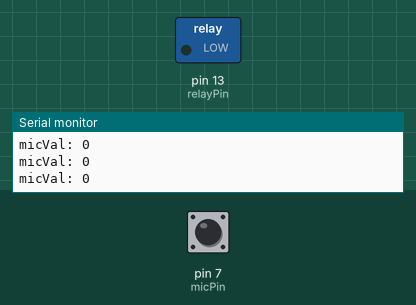
A sketch run on a simulated Arduino Uno, built with avr-gcc and run on an emulated ATmega328P. Shown: switched loads named in the sketch (green lamp = pin HIGH), the last lines printed to the serial monitor. Dashed ring = blinking. Inputs (shaded band) come from the test bench; at power-on: pin 7 (micPin) LOW.

Above: at 1.2 s.
1.3 s: pin 7 (micPin) driven HIGH
At 4.2 s:
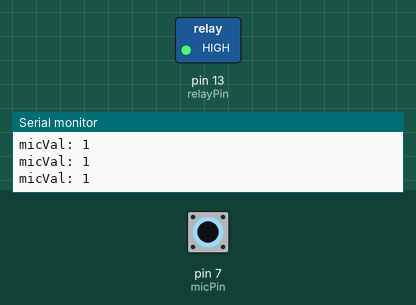
4.3 s: pin 7 (micPin) driven LOW
At 5.0 s:
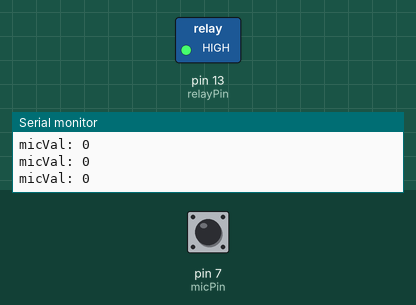
7.3 s: pin 7 (micPin) pulsed HIGH 5 times (0.12 s each, 0.3 s apart)
At 9.4 s:
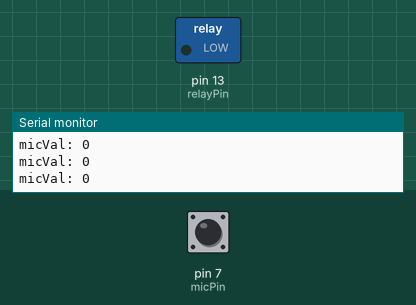
11.8 s: pin 7 (micPin) pulsed HIGH 2 times (0.12 s each, 0.3 s apart)
At 11.96 s:
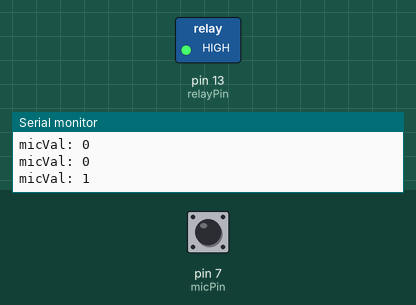
Timing chart, 0 to 14.8 s (numbered marks = the images above; inputs shaded):
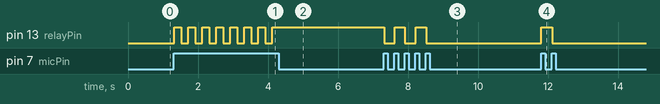

Measured:
- after the input at 1.3 s, pin 13 (relayPin): alternates HIGH for 0.20 s and LOW for 0.20 s, starting at once
- after the input at 4.3 s, pin 13 (relayPin): stops changing and stays HIGH
- after the input at 7.3 s, pin 13 (relayPin): alternates HIGH for 0.30 s and LOW for 0.30 s, 5 changes in all, then stays LOW, starting at once
- after the input at 11.8 s, pin 13 (relayPin): LOW → HIGH at once, → LOW 0.30 s later

The sketch:

sound_detector_ky-037.ino
```cpp
int micPin = 7;
boolean micVal = LOW;

int relayPin = 13;
boolean relayState = false;


void setup() {
  pinMode(micPin, INPUT);
  pinMode(relayPin, OUTPUT);
  Serial.begin(9600);

}

void loop() {
  micVal = digitalRead(micPin);
  Serial.print("micVal: ");
  Serial.println(micVal);

  if (micVal == HIGH) {
    relayState = !relayState;
    digitalWrite(relayPin, relayState ? HIGH : LOW);
    delay(200);
  }


  //if (lastMicVal)

  /*if (currentMicVal != lastMicVal) {
    Serial.println("ssss");
    lastMicVal = currentMicVal;

    relayState = !relayState;
    digitalWrite(relayPin, relayState ? HIGH : LOW);
  }*/


  /*if (digitalVal == HIGH) {
    digitalWrite(ledPin, HIGH);
    relayState = !relayState;
    Serial.print("relayState: ");
    Serial.println(relayState);
		digitalWrite(relayPin, relayState ? HIGH : LOW);
  } else {
    digitalWrite(ledPin, LOW);
  }*/

  //analogVal = analogRead(analogPin);
  //Serial.print("analogVal: ");
  //Serial.println(analogVal);


}
```
